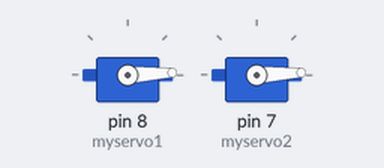
Simulated run of this sketch. Board: Arduino Uno, built with avr-gcc and run on an emulated ATmega328P. On the bench: 2 × servo.

Above: at 0.05 s.
At 1.35 s:
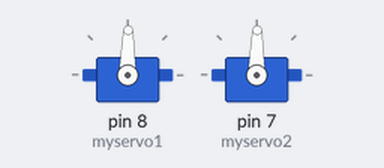
At 2.65 s:
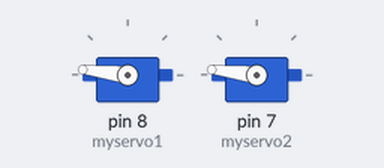
At 5.25 s:
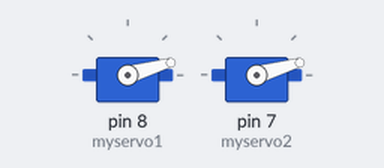
Timing chart, 0 to 7.1 s (numbered marks = the images above):
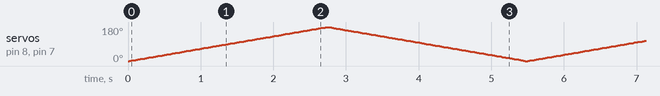

The sketch:

servoMG90sv1.ino
```cpp
#include <Servo.h>

Servo myservo1;                 // providing a name
Servo myservo2;                 // providing a name

int angle = 0;                     // variable to store the servo position

void setup() {
  myservo1.attach(8);        // attaches the servo on pin 2 to the servo object
  myservo2.attach(7);        // attaches the servo on pin 2 to the servo object
}

void loop() {
  for (angle = 0; angle <= 180; angle += 1) {     // goes from 0 degrees to 180 degrees, in steps of 1 degree
    myservo1.write(angle);                                     // tell servo to go to position in variable 'angle'
    myservo2.write(angle);                                     // tell servo to go to position in variable 'angle'
    delay(15);                                                        // waits 15ms for the servo to reach the position
  }
  for (angle = 180; angle >= 0; angle -= 1) {     // goes from 180 degrees to 0 degrees
    myservo1.write(angle);
    myservo2.write(angle);
    delay(15);                                                       // waits 15ms for the servo to reach the position
  }
}
```
